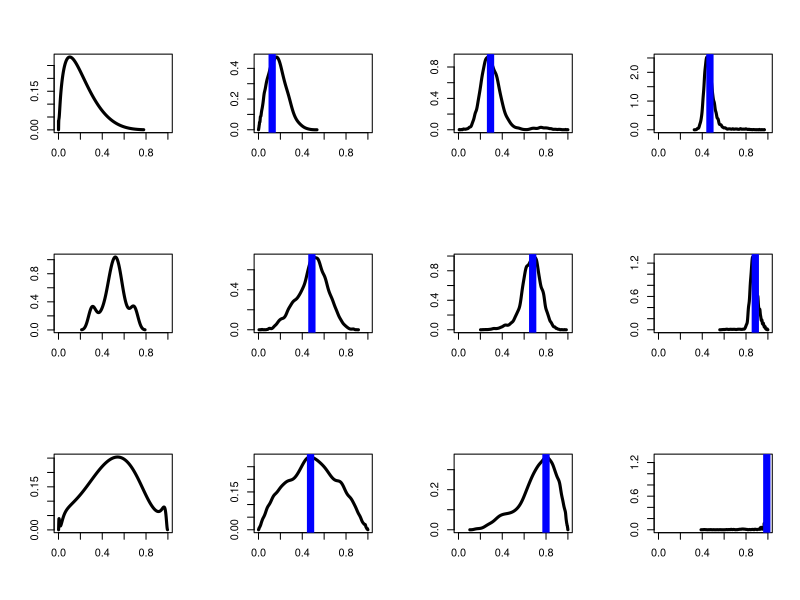
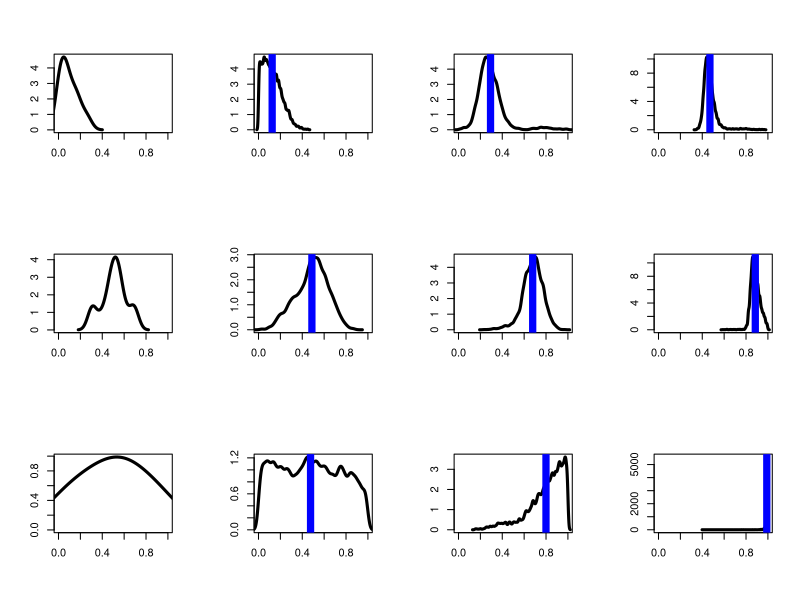

Generate these figures, in order, with R: (Note: this script raises an error after producing the figures.)
wd <- "~/morphs-analysis/"
setwd(wd)

library(stats)

#for speaker1 discretization:
grid.steps = 64
grid = seq(0,1,length.out=grid.steps)
cache.index = function(v) {
  return(1+round(v*(grid.steps-1)))
}

#example items from experiment, 15 each distribution
down.examples <- c(0.04583, 0.003231, 0.07391, 0.01884, 0.00003024, 0.04158,
                   0.09081, 0.06746, 0.01949, 0.1007, 0.1633, 0.1441, 0.1655,
                   0.2697, 0.2161)
mid.examples <- c(0.31404, 0.30456, 0.39520, 0.56064, 0.49728, 0.53187, 0.55993,
                  0.47519, 0.54332, 0.48362, 0.51678, 0.44763, 0.68272, 0.61375,
                  0.69832)
unif.examples <- c(0.9730805, 0.0589135, 0.1332413, 0.5568001, 0.6201130, 0.4243146,
                   0.4176713, 0.2215742, 0.6778150, 0.6834636, 0.8716204, 0.5641932,
                   0.3503760, 0.9606276, 0.0048311)
examples <- list(down.examples, mid.examples, unif.examples)
names(examples) <- c("down", "mid", "unif")
possible.utterances = c('no-utt', 'pos', 'very pos') #probably OK since Ss see all of
#these in same page
utterance.lengths = c(0,1,5)
utterance.polarities = c(0,+1,+1)

#using r function density to find kernal density, so it's not actually continuous
kernel.granularity <- grid.steps #2^12 #how many points are calculated for the kernel density estimate
est.kernel <- function(dist, bw, adjust) {
  return(density(examples[[dist]], from=0, to=1, n=kernel.granularity,
                 kernel="gaussian", bw=bw, adjust=adjust))
}

#norms the kernel density
#takes in all the points where kernel density is estimated
make.pdf.cache <- function(kernel.est) {
  k = kernel.est$y + 0.0001
  area <- sum(k) 
  normed.dens <- k/area
  return(normed.dens)
}

#creates fn that approximates percentage of area before x
#takes in all the points where kernel density is estimated
make.cdf.cache <- function(kernel.est) {
  cumulants <- cumsum(make.pdf.cache(kernel.est))
  return(cumulants)
}


##caching. (R has strange purity on global assignments, so must use <<- to set cache)
L0.cache <- array(NA,dim = c(grid.steps,grid.steps,grid.steps,length(possible.utterances)))
S1.cache <- array(NA,dim = c(grid.steps,grid.steps,grid.steps,length(possible.utterances)))
cache.misses=0 #to track whether caching is working right.

clear.cache = function(){
  print(paste("L0 cache NAs:", length(is.na(L0.cache))))
  cache.misses<<-0
  L0.cache <<- array(NA,dim = c(grid.steps,grid.steps,grid.steps,length(possible.utterances)))
  S1.cache <<- array(NA,dim = c(grid.steps,grid.steps,grid.steps,length(possible.utterances)))
}


listener0 = function(utterance.idx, thetas.idx, degree.idx, pdf, cdf, thetaGtr) {
  
  if(is.na(L0.cache[degree.idx,thetas.idx[1],thetas.idx[2],utterance.idx])) {
    cache.misses <<- cache.misses + 1
    theta.order = !(thetaGtr & (grid[thetas.idx[1]]>=grid[thetas.idx[2]]))
    if (utterance.idx == 1) { #assume the null utterance
      L0.cache[degree.idx,thetas.idx[1],thetas.idx[2],utterance.idx] <<- theta.order* pdf[degree.idx]
    }  else if(utterance.polarities[utterance.idx] == +1) {
      theta.idx = thetas.idx[utterance.idx-1]
      utt.true = grid[degree.idx] >= grid[theta.idx]  
      true.norm = if(theta.idx==1){1} else {1-cdf[theta.idx-1]}
      L0.cache[degree.idx,thetas.idx[1],thetas.idx[2],utterance.idx] <<- theta.order* utt.true * pdf[degree.idx] / true.norm
    } else {
      theta.idx = thetas.idx[utterance.idx-1]
      theta.idx = thetas.idx[utterance.idx-1]
      utt.true = grid[degree.idx] <= grid[theta.idx] 
      true.norm = cdf[theta.idx]
      L0.cache[degree.idx,thetas.idx[1],thetas.idx[2],utterance.idx] <<- theta.order* utt.true * pdf[degree.idx] / true.norm
    }
  }
  return(L0.cache[degree.idx,thetas.idx[1],thetas.idx[2],utterance.idx])
}

speaker1 = function(thetas.idx, degree.idx, utterance.idx, alpha, utt.cost, pdf, cdf, thetaGtr) {
  
  if(is.na(S1.cache[degree.idx,thetas.idx[1],thetas.idx[2],utterance.idx])) {
    cache.misses <<- cache.misses + 1
    utt.probs = array(0,dim=c(length(possible.utterances)))
    for(i in 1:length(possible.utterances)) {
      l0 = listener0(i, thetas.idx, degree.idx, pdf, cdf, thetaGtr)
      utt.probs[i] <- (l0^alpha) * exp(-alpha * utt.cost *  utterance.lengths[i])
    }
    S1.cache[degree.idx,thetas.idx[1],thetas.idx[2],] <<- utt.probs/sum(utt.probs)
  }
  
  return(S1.cache[degree.idx,thetas.idx[1],thetas.idx[2],utterance.idx])
}

listener1 = function(utterance, alpha, utt.cost, n.samples, step.size,
                     dist, band.width, thetaGtr, adjust) {
  
  utt.idx = which(possible.utterances == utterance)
  
  kernel.est <- est.kernel(dist, band.width, adjust)
  pdf <- make.pdf.cache(kernel.est)
  cdf <- make.cdf.cache(kernel.est)
  
  dim1 <- paste('samp', 1:n.samples, sep='')
  dim2 <- c('degree', paste('theta.', possible.utterances[-1], sep=''))
  dimnames <- list(dim1, dim2)
  samples = matrix(NA, nrow=n.samples, ncol=length(possible.utterances), dimnames=dimnames)
  
  
  #scoring function, to compute (unormalized) probability of state. (should be in log domain?)
  prob.unnormed = function(state) {
    #check bounds:
    if (any(state < 0) || any(state > 1)) {return(0)}
    degree.idx = cache.index(state[1])
    thetas.idx = c(cache.index(state[2]), cache.index(state[3]))#sapply(thetas,cache.index)
    #prior for degree (thetas have unif prior):
    prior = pdf[degree.idx]
    #probbaility speaker would have said this (given state):
    likelihood = speaker1(thetas.idx, degree.idx, utt.idx, alpha, utt.cost, pdf, cdf, thetaGtr)
    return(prior*likelihood)
  }
  
  #initialize chain by rejection:
  print("initializing")
  state.prob=0
  state = runif(length(possible.utterances), 0, 1) #a degree val, and a theta for all but "no-utt"
  while(state.prob==0) {
    state = runif(length(possible.utterances), 0, 1) #a degree val, and a theta for all but "no-utt"
    state.prob = prob.unnormed(state)
  }
  samples[1,] = state
  
  #make an MH proposal, spherical gaussian on degree and thetas. 
  make.proposal = function(v) {
    perturbations = rnorm(length(v), mean = 0, sd = step.size)
    return(v + perturbations)
  }
  
  #run mcmc chain:
  print("running mcmc")
  n.proposals.accepted = 0
  for (i in 2:n.samples) {
    proposal = make.proposal(state)
    proposal.prob = prob.unnormed(proposal)
    #MH acceptance, assumes proposal is symmetric:
    if(runif(1,0,1) <= min(1, proposal.prob/state.prob)) {
      n.proposals.accepted = n.proposals.accepted + 1
      state = proposal
      state.prob = proposal.prob
    }
    samples[i,] = state
  }
  
  print("acceptance rate:")
  print(n.proposals.accepted/(n.samples-1))
  print("misses since last cache clear:")
  print(cache.misses)
  
  return(list(samples=samples, prop.accepted=n.proposals.accepted/(n.samples-1)))
}

dists <- c("down", "mid", "unif")
myapply <- function(f) {
  c(sapply(dists, function(dist) {
    return(c(sapply(possible.utterances, function(utterance) {
      return(f(dist, utterance))
    })))
  }))
}


convert.logit <- F

logit <- function(v) {
  if (convert.logit) {
  return(sapply(v, function(p) {
    return(log(p) - log(1-p))
  }))
  } else {
  return(v)
  }
}

logistic <- function(v) {
  if (convert.logit) {
  return(sapply(v, function(x) {
    return(1/(1+exp(-x)))
  }))
  } else {
  return(v)
  }
}

#horribly messy graph function
kernel.dens.plot <- function(model.runs, label, logitify) {
  if (logitify) {
    convert.logit <<- T
  } else {
    convert.logit <<- F
  }
  n.samples <- length(model.runs[["down"]][["no-utt"]][["samples"]][,"degree"])
  distributions <- myapply(function(d,u) {
    return(rep(d, n.samples))
  })
  modifiers <- myapply(function(d,u) {
    return(rep(u, n.samples))
  })
  mp <- myapply(function(d,u) {
    df <- model.runs[[d]][[u]]
    return(df[["samples"]][,"degree"])
  })
  mydata <- data.frame(dist=distributions, mod=modifiers, mp=mp)
  png(paste(c(label, "logit", logitify, "-kernel-dens-est.png"), collapse=""), 2200, 1500, pointsize=32)
  par(mfrow=c(3,4))
  lapply(dists, function(d) {
    f <- density(logit(examples[[d]]), kernel="gaussian", bw="sj")
    #     if (d == "unif") {
    #       xlab <- "feppiness"
    #       ylab <- "density"
    #     } else {
    xlab=""
    ylab=""
    #     }
    plot(logistic(f$x), f$y, type="l", main="", xlab=xlab, ylab=ylab, xlim=c(0,1),
         font.main=32, lwd=3)
    lapply(possible.utterances, function(m) {
      #       if (d == "unif" && m == "no-utt") {
      #         xlab <- "feppiness"
      #         ylab <- "density"
      #       } else {
      xlab=""
      ylab=""
      #       }
      samples <- mydata$mp[mydata$dist == d & mydata$mod == m]
      f <- density(logit(samples), kernel="gaussian", bw="sj")
      plot(logistic(f$x), f$y, type="l", main="", ylab=ylab, xlab=xlab, xlim=c(0,1),
           font.main=32, lwd=3)
      mu <- mean(samples)
      abline(v = mu, col="blue", lwd=7)
    })
  })
  dev.off()
}

#run model with these values of parameters
model <- function(alpha, utt.cost, thetaGtr, label, adjust) {
  n.true.samples <- 3000#30000 #number of samples to keep
  lag <- 5 #number of samples to skip over
  burn.in <- 10
  n.samples <- n.true.samples * lag + burn.in
  step.size <- 0.03 #note this may not be appropriate for all conditions.
  
  model.runs <- lapply(dists, function(dist) {
    clear.cache()
    return(lapply(possible.utterances, function(utterance) {
      listener1(utterance, alpha=alpha, utt.cost=utt.cost, n.samples=n.samples,
                step.size=step.size, dist=dist, band.width="SJ", thetaGtr=thetaGtr, adjust)
    }))
  })
  model.runs <- lapply(model.runs, function(run) {
    names(run) <- possible.utterances
    return(run)
  })
  names(model.runs) <- dists
  kernel.dens.plot(model.runs, label, logitify=T)
  kernel.dens.plot(model.runs, label, logitify=F)
  
  graph.dist <- myapply(function(d,u){return(d)})
  graph.utterance <- myapply(function(d,u){return(u)})
  graph.means <- myapply(function(d,u){
    du.name <- paste(c(label, "-", d, "-", u, ".data"), collapse="")
    du.frame <- model.runs[[d]][[u]]
    #save all data
    write.table(du.frame, du.name)
    return(mean(du.frame[["samples"]][,"degree"]))
  })
  write.table(graph.means, paste(c(label, "-means.data"), collapse=""))
  graph.data <- (matrix(data=graph.means, nrow=3, ncol=3,
                        dimnames=list(c("none", "adj", "very"),
                                      c("peakedDown", "peakedMid", "uniform"))))
  png(paste(c(label, ".png"), collapse=""), 1200, 800, pointsize=32)
  graph.title <- "Novel Adjective Model"
  novel.adj.bar <- barplot(as.matrix(graph.data), main=graph.title,
                           ylab="feppiness", beside=TRUE, col=rainbow(3), ylim=c(0,1))
  legend("topleft", c("wug", "feppy wug", "very feppy wug"), cex=0.6, bty="n", fill=rainbow(3));
  dev.off()
  return(graph.means)
}

timestamp <- as.character(unclass(Sys.time()))

mainDir <- wd
subDir <- paste(c("output", timestamp), collapse="")

if (!(file.exists(subDir))) {
  dir.create(file.path(mainDir, subDir))
}

time.label <- function(alpha, cost, very.len, adjust, i) {
  return(paste(c("output", timestamp, "/alpha", alpha, "_cost", cost, "_very.len", very.len,
                 "_adjust", adjust, "_run", i), collapse=""))
}

expt.means <- c(0.3774988, 0.2063296, 0.4692256, 0.6403353, 0.5309518, 0.8261740, 0.6875057, 0.5141071, 0.9364525)
#run the model with different values of free parameters
sapply(1:1, function(i) {
  sapply(c(5), function(alpha) {
    sapply(c(1), function(cost) {
      sapply(c(2), function(adjust) {
        model.means <- model(alpha=alpha, utt.cost=cost, thetaGtr=F,
                             label=time.label(alpha, cost, 2, adjust, i), adjust)
        print(paste("Correlation:", cor(model.means, expt.means)))
        print(paste("adjust:", adjust))
        print(paste("alpha:", alpha))
      })
    })
  })
})
